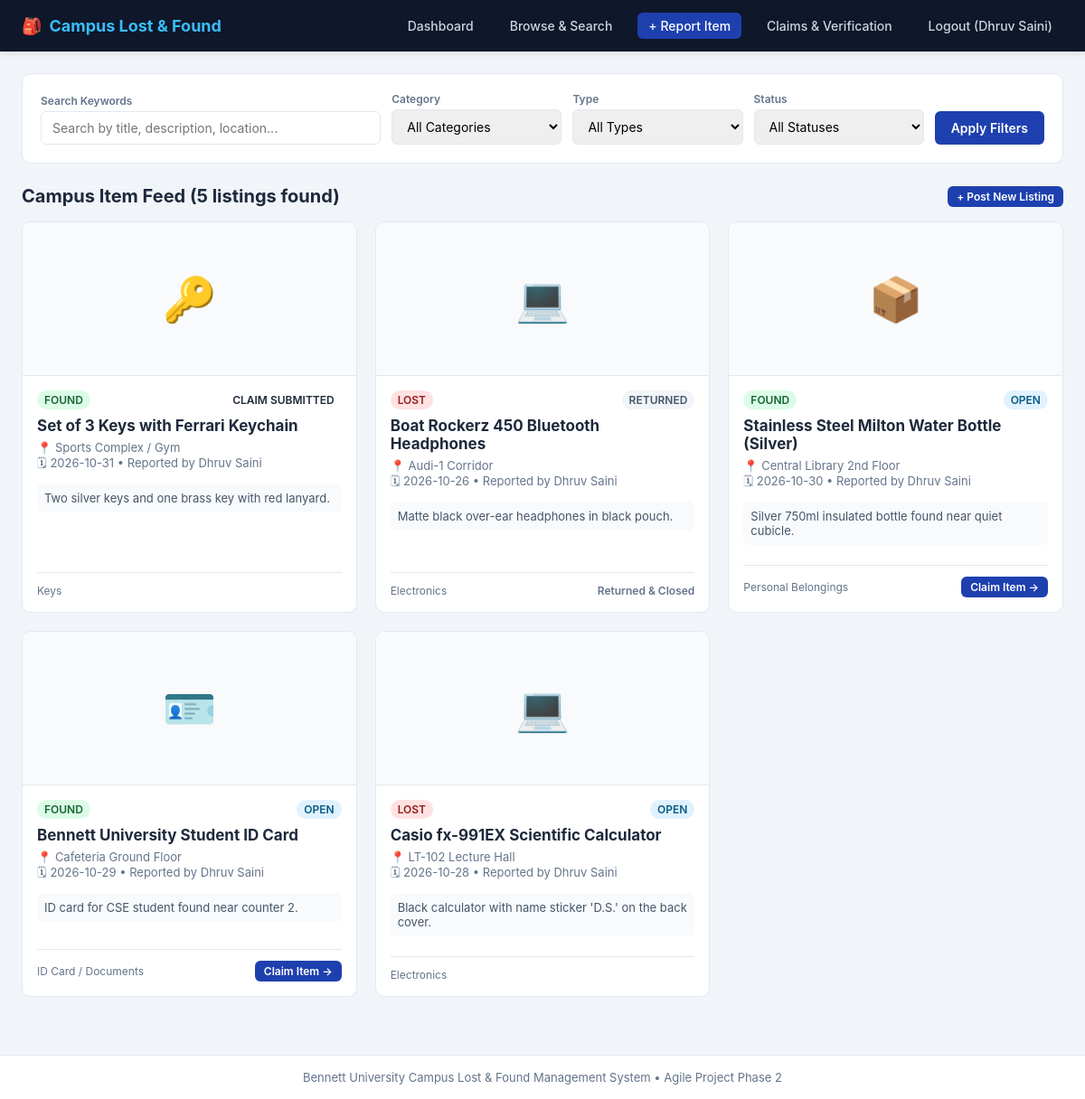
/browse (signed in), run on the app's committed database.
### tables this page shows
CREATE TABLE items (
            id INTEGER PRIMARY KEY AUTOINCREMENT,
            student_id INTEGER NOT NULL,
            type TEXT NOT NULL,
            title TEXT NOT NULL,
            category TEXT NOT NULL,
            location TEXT NOT NULL,
            item_date TEXT NOT NULL,
            description TEXT,
            image_filename TEXT,
            status TEXT NOT NULL DEFAULT 'Open',
            created_at TIMESTAMP DEFAULT CURRENT_TIMESTAMP,
            FOREIGN KEY (student_id) REFERENCES students(id)
        );

CREATE TABLE students (
            id INTEGER PRIMARY KEY AUTOINCREMENT,
            name TEXT NOT NULL,
            email TEXT UNIQUE NOT NULL,
            password TEXT NOT NULL
        );

### app.py (the view)
@app.route("/browse")
@login_required
def browse_items():
    query = request.args.get("q", "").strip()
    category = request.args.get("category", "").strip()
    item_type = request.args.get("type", "all").strip().lower()
    status = request.args.get("status", "all").strip()
    sql = """
        SELECT items.*, students.name as reporter_name
        FROM items
        JOIN students ON items.student_id = students.id
        WHERE 1=1
    """
    params = []
    if query:
        sql += " AND (items.title LIKE ? OR items.description LIKE ? OR items.location LIKE ?)"
        term = f"%{query}%"
        params.extend([term, term, term])
    if category and category != "all":
        sql += " AND items.category = ?"
        params.append(category)
    if item_type in ["lost", "found"]:
        sql += " AND items.type = ?"
        params.append(item_type)
    if status and status != "all":
        sql += " AND items.status = ?"
        params.append(status)
    sql += " ORDER BY items.id DESC"
    conn = get_db()
    items = conn.execute(sql, params).fetchall()
    conn.close()
    return render_template(
        "browse.html",
        items=items,
        query=query,
        category=category,
        item_type=item_type,
        status=status
    )

### app.py (called while the page is built)
def get_db():
    conn = sqlite3.connect(DATABASE)
    conn.row_factory = sqlite3.Row
    return conn

def login_required(func):
    @wraps(func)
    def wrapper(*args, **kwargs):
        if "student_id" not in session:
            flash("Please log in first to access this page.", "error")
            return redirect(url_for("login"))
        return func(*args, **kwargs)
    return wrapper

### templates/browse.html (shortened to what this page needs)
{% extends "base.html" %}
{% block content %}
<div class="filter-panel">
    <form method="GET" action="{{ url_for('browse_items') }}">
        <div class="filter-grid">
            <div>
                <label style="display: block; font-size: 12px; font-weight: 600; color: var(--text-muted); margin-bottom: 4px;">Search Keywords</label>
                <input type="text" name="q" value="{{ query }}" placeholder="Search by title, description, location..." class="form-control">
            </div>
            <div>
                <label style="display: block; font-size: 12px; font-weight: 600; color: var(--text-muted); margin-bottom: 4px;">Category</label>
                <select name="category" class="form-control">
                    <option value="all">All Categories</option>
                </select>
            </div>
            <div>
                <label style="display: block; font-size: 12px; font-weight: 600; color: var(--text-muted); margin-bottom: 4px;">Type</label>
                <select name="type" class="form-control">
                    <option value="all" {% if item_type == 'all' %}selected{% endif %}>All Types</option>
                </select>
            </div>
            <div>
                <label style="display: block; font-size: 12px; font-weight: 600; color: var(--text-muted); margin-bottom: 4px;">Status</label>
                <select name="status" class="form-control">
                    <option value="all">All Statuses</option>
                </select>
            </div>
            <div>
                <button type="submit" class="btn btn-primary" style="padding: 10px 18px;">Apply Filters</button>
            </div>
        </div>
    </form>
</div>
<div style="display: flex; justify-content: space-between; align-items: center; margin-bottom: 16px;">
    <h2 style="font-size: 20px;">Campus Item Feed ({{ items|length }} listings found)</h2>
    <a href="{{ url_for('report_item') }}" class="btn btn-primary btn-sm">+ Post New Listing</a>
</div>
{% if items %}
<div class="items-grid">
    {% for it in items %}
    <div class="feed-card">
        {% if it.image_filename %}
            <img src="{{ url_for('static', filename='uploads/' + it.image_filename) }}" class="feed-card-img" alt="{{ it.title }}">
        {% else %}
            <div class="feed-card-img">
                {% if it.category == 'Electronics' %}💻
                {% elif it.category == 'Keys' %}🔑
                {% elif it.category == 'ID Card / Documents' %}🪪
                {% elif it.category == 'Books & Stationery' %}📚
                {% else %}📦{% endif %}
            </div>
        {% endif %}
        <div class="feed-card-body">
            <div>
                <div style="display: flex; justify-content: space-between; align-items: center; margin-bottom: 8px;">
                    <span class="badge badge-{{ it.type }}">{{ it.type }}</span>
                    <span class="badge badge-{{ it.status|lower|replace(' ', '-') }}">{{ it.status }}</span>
                </div>
                <h3 style="font-size: 17px; margin-bottom: 6px;">{{ it.title }}</h3>
                <p style="font-size: 13px; color: var(--text-muted); margin-bottom: 10px;">
                    📍 {{ it.location }}<br>
                    🗓 {{ it.item_date }} &bull; Reported by {{ it.reporter_name }}
                </p>
                {% if it.description %}
                <p style="font-size: 13px; color: #475569; margin-bottom: 14px; background: #f8fafc; padding: 8px; border-radius: 6px;">
                    {{ it.description }}
                </p>
                {% endif %}
            </div>
            <div style="display: flex; justify-content: space-between; align-items: center; border-top: 1px solid var(--border); padding-top: 12px; margin-top: 8px;">
                <span style="font-size: 12px; color: var(--text-muted);">{{ it.category }}</span>
                {% if it.type == 'found' and it.student_id != session.get('student_id') and it.status == 'Open' %}
                    <a href="{{ url_for('claim_item', item_id=it.id) }}" class="btn btn-sm btn-primary">Claim Item &rarr;</a>
                {% elif it.status == 'Returned' %}
                    <span style="font-size: 12px; font-weight: 600; color: var(--text-muted);">Returned &amp; Closed</span>
                {% endif %}
            </div>
        </div>
    </div>
    {% endfor %}
</div>
{% else %}
<div class="card" style="text-align: center; padding: 48px; color: var(--text-muted);">
    <p style="font-size: 16px; margin-bottom: 8px;">No items match your active filters.</p>
    <a href="{{ url_for('browse_items') }}" class="btn btn-outline btn-sm">Clear All Filters</a>
</div>
{% endif %}
{% endblock %}

### templates/base.html (style rules this page uses)
:root { --primary: #1e40af; --primary-hover: #1d4ed8; --dark: #0f172a; --light: #f8fafc; --card-bg: #ffffff; --border: #e2e8f0; --text-main: #1e293b; --text-muted: #64748b; --danger: #ef4444; --success: #10b981; --warning: #f59e0b; }
* { box-sizing: border-box; margin: 0; padding: 0; font-family: -apple-system, BlinkMacSystemFont, "Segoe UI", Roboto, Helvetica, Arial, sans-serif; }
body { background: #f1f5f9; color: var(--text-main); min-height: 100vh; display: flex; flex-direction: column; }
.badge { display: inline-block; padding: 3px 8px; border-radius: 12px; font-size: 12px; font-weight: 600; text-transform: uppercase; }
.badge-lost { background: #fee2e2; color: #991b1b; }
.badge-found { background: #dcfce7; color: #166534; }
.badge-open { background: #e0f2fe; color: #075985; }
.badge-returned { background: #f1f5f9; color: #475569; }
.btn { display: inline-block; padding: 8px 16px; border-radius: 6px; font-size: 14px; font-weight: 600; text-decoration: none; cursor: pointer; border: none; transition: all 0.2s; }
.btn-primary { background: var(--primary); color: white; }
.btn-sm { padding: 4px 10px; font-size: 12px; }

### templates/browse.html (style rules this page uses)
.filter-panel { background: white; padding: 20px; border-radius: 10px; border: 1px solid var(--border); margin-bottom: 24px; }
.filter-grid { display: grid; grid-template-columns: 2fr 1fr 1fr 1fr auto; gap: 12px; align-items: end; }
.form-control { width: 100%; padding: 9px 12px; border: 1px solid var(--border); border-radius: 6px; font-size: 14px; }
.items-grid { display: grid; grid-template-columns: repeat(auto-fill, minmax(320px, 1fr)); gap: 20px; }
.feed-card { background: white; border-radius: 10px; border: 1px solid var(--border); overflow: hidden; display: flex; flex-direction: column; transition: transform 0.2s, box-shadow 0.2s; }
.feed-card-img { width: 100%; height: 170px; background: #f8fafc; display: flex; align-items: center; justify-content: center; font-size: 48px; border-bottom: 1px solid var(--border); object-fit: cover; }
.feed-card-body { padding: 16px; flex: 1; display: flex; flex-direction: column; justify-content: space-between; }

### data on the page
items: type "FOUND", status "CLAIM SUBMITTED", title "Set of 3 Keys with Ferrari Keychain", location "Sports Complex / Gym", item_date "2026-10-31", reporter_name "Dhruv Saini", description "Two silver keys and one brass key with red lanyard.", category "Keys"
items: type "LOST", status "RETURNED", title "Boat Rockerz 450 Bluetooth Headphones", location "Audi-1 Corridor", item_date "2026-10-26", reporter_name "Dhruv Saini", description "Matte black over-ear headphones in black pouch.", category "Electronics", shows "Returned & Closed"
items: type "FOUND", status "OPEN", title "Stainless Steel Milton Water Bottle (Silver)", location "Central Library 2nd Floor", item_date "2026-10-30", reporter_name "Dhruv Saini", description "Silver 750ml insulated bottle found near quiet cubicle.", category "Personal Belongings"
items: type "FOUND", status "OPEN", title "Bennett University Student ID Card", location "Cafeteria Ground Floor", item_date "2026-10-29", reporter_name "Dhruv Saini", description "ID card for CSE student found near counter 2.", category "ID Card / Documents"
items: type "LOST", status "OPEN", title "Casio fx-991EX Scientific Calculator", location "LT-102 Lecture Hall", item_date "2026-10-28", reporter_name "Dhruv Saini", description "Black calculator with name sticker 'D.S.' on the back cover.", category "Electronics"

### other printed values
{{ session.get('student_name') }} "Dhruv Saini"
{{ items|length }} "5"
